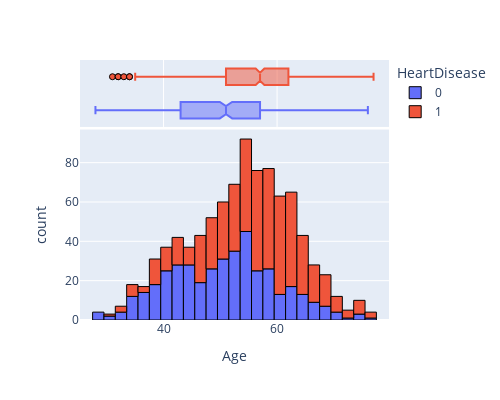
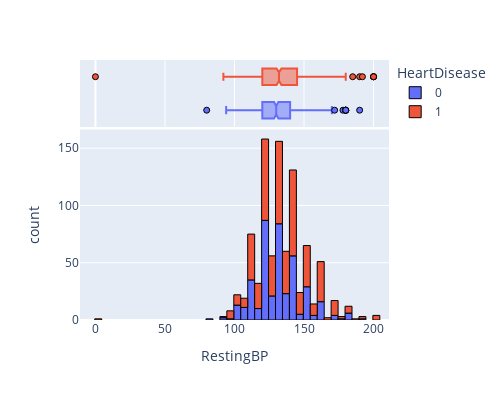
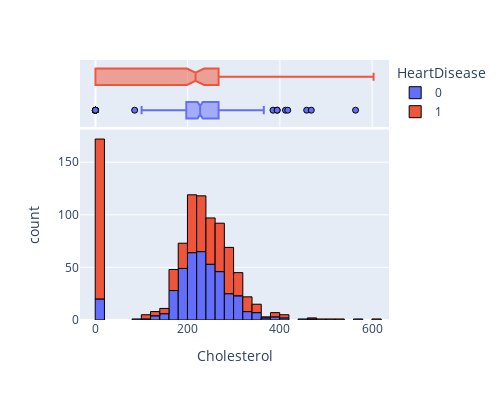
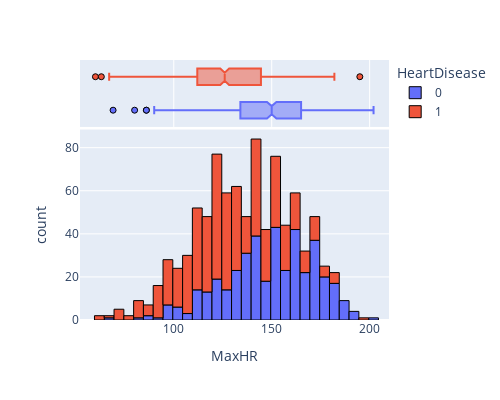

Notebook source saved alongside these figures, in order:
### Markdown cell above
More detail about numerical features are shown below :

### Code cell
for col in num_cols:
    num_plot(df, col)

### Figure 1 — Plotly figure (JSON) as saved in the notebook; plotly's stock layout.template omitted (floating-point values rounded to 4 significant figures; data arrays with more than 128 entries replaced by an {"elided": "..."} marker saying what was removed)
{"data": [{"alignmentgroup": "True", "bingroup": "x", "hovertemplate": "HeartDisease=0<br>Age=%{x}<br>count=%{y}<extra></extra>", "legendgroup": "0", "marker": {"color": "#636efa", "line": {"color": "black", "width": 1}, "pattern": {"shape": ""}}, "name": "0", "offsetgroup": "0", "orientation": "v", "showlegend": true, "type": "histogram", "x": {"elided": "410 int values"}, "xaxis": "x", "yaxis": "y"}, {"alignmentgroup": "True", "hovertemplate": "HeartDisease=0<br>Age=%{x}<extra></extra>", "legendgroup": "0", "marker": {"color": "#636efa", "line": {"color": "black", "width": 1}}, "name": "0", "notched": true, "offsetgroup": "0", "showlegend": false, "type": "box", "x": {"elided": "410 int values"}, "xaxis": "x2", "yaxis": "y2"}, {"alignmentgroup": "True", "bingroup": "x", "hovertemplate": "HeartDisease=1<br>Age=%{x}<br>count=%{y}<extra></extra>", "legendgroup": "1", "marker": {"color": "#EF553B", "line": {"color": "black", "width": 1}, "pattern": {"shape": ""}}, "name": "1", "offsetgroup": "1", "orientation": "v", "showlegend": true, "type": "histogram", "x": {"elided": "508 int values"}, "xaxis": "x", "yaxis": "y"}, {"alignmentgroup": "True", "hovertemplate": "HeartDisease=1<br>Age=%{x}<extra></extra>", "legendgroup": "1", "marker": {"color": "#EF553B", "line": {"color": "black", "width": 1}}, "name": "1", "notched": true, "offsetgroup": "1", "showlegend": false, "type": "box", "x": {"elided": "508 int values"}, "xaxis": "x2", "yaxis": "y2"}], "layout": {"barmode": "relative", "height": 400, "legend": {"title": {"text": "HeartDisease"}, "tracegroupgap": 0}, "margin": {"t": 60}, "showlegend": true, "width": 500, "xaxis": {"anchor": "y", "domain": [0, 1], "title": {"text": "Age"}}, "xaxis2": {"anchor": "y2", "domain": [0, 1], "matches": "x", "showgrid": true, "showticklabels": false}, "yaxis": {"anchor": "x", "domain": [0, 0.7326], "title": {"text": "count"}}, "yaxis2": {"anchor": "x2", "domain": [0.7426, 1], "matches": "y2", "showgrid": false, "showline": false, "showticklabels": false, "ticks": ""}}}

### Figure 2 — Plotly figure (JSON) as saved in the notebook; plotly's stock layout.template omitted (floating-point values rounded to 4 significant figures; data arrays with more than 128 entries replaced by an {"elided": "..."} marker saying what was removed)
{"data": [{"alignmentgroup": "True", "bingroup": "x", "hovertemplate": "HeartDisease=0<br>RestingBP=%{x}<br>count=%{y}<extra></extra>", "legendgroup": "0", "marker": {"color": "#636efa", "line": {"color": "black", "width": 1}, "pattern": {"shape": ""}}, "name": "0", "offsetgroup": "0", "orientation": "v", "showlegend": true, "type": "histogram", "x": {"elided": "410 int values"}, "xaxis": "x", "yaxis": "y"}, {"alignmentgroup": "True", "hovertemplate": "HeartDisease=0<br>RestingBP=%{x}<extra></extra>", "legendgroup": "0", "marker": {"color": "#636efa", "line": {"color": "black", "width": 1}}, "name": "0", "notched": true, "offsetgroup": "0", "showlegend": false, "type": "box", "x": {"elided": "410 int values"}, "xaxis": "x2", "yaxis": "y2"}, {"alignmentgroup": "True", "bingroup": "x", "hovertemplate": "HeartDisease=1<br>RestingBP=%{x}<br>count=%{y}<extra></extra>", "legendgroup": "1", "marker": {"color": "#EF553B", "line": {"color": "black", "width": 1}, "pattern": {"shape": ""}}, "name": "1", "offsetgroup": "1", "orientation": "v", "showlegend": true, "type": "histogram", "x": {"elided": "508 int values"}, "xaxis": "x", "yaxis": "y"}, {"alignmentgroup": "True", "hovertemplate": "HeartDisease=1<br>RestingBP=%{x}<extra></extra>", "legendgroup": "1", "marker": {"color": "#EF553B", "line": {"color": "black", "width": 1}}, "name": "1", "notched": true, "offsetgroup": "1", "showlegend": false, "type": "box", "x": {"elided": "508 int values"}, "xaxis": "x2", "yaxis": "y2"}], "layout": {"barmode": "relative", "height": 400, "legend": {"title": {"text": "HeartDisease"}, "tracegroupgap": 0}, "margin": {"t": 60}, "showlegend": true, "width": 500, "xaxis": {"anchor": "y", "domain": [0, 1], "title": {"text": "RestingBP"}}, "xaxis2": {"anchor": "y2", "domain": [0, 1], "matches": "x", "showgrid": true, "showticklabels": false}, "yaxis": {"anchor": "x", "domain": [0, 0.7326], "title": {"text": "count"}}, "yaxis2": {"anchor": "x2", "domain": [0.7426, 1], "matches": "y2", "showgrid": false, "showline": false, "showticklabels": false, "ticks": ""}}}

### Figure 3 — Plotly figure (JSON) as saved in the notebook; plotly's stock layout.template omitted (floating-point values rounded to 4 significant figures; data arrays with more than 128 entries replaced by an {"elided": "..."} marker saying what was removed)
{"data": [{"alignmentgroup": "True", "bingroup": "x", "hovertemplate": "HeartDisease=0<br>Cholesterol=%{x}<br>count=%{y}<extra></extra>", "legendgroup": "0", "marker": {"color": "#636efa", "line": {"color": "black", "width": 1}, "pattern": {"shape": ""}}, "name": "0", "offsetgroup": "0", "orientation": "v", "showlegend": true, "type": "histogram", "x": {"elided": "410 int values"}, "xaxis": "x", "yaxis": "y"}, {"alignmentgroup": "True", "hovertemplate": "HeartDisease=0<br>Cholesterol=%{x}<extra></extra>", "legendgroup": "0", "marker": {"color": "#636efa", "line": {"color": "black", "width": 1}}, "name": "0", "notched": true, "offsetgroup": "0", "showlegend": false, "type": "box", "x": {"elided": "410 int values"}, "xaxis": "x2", "yaxis": "y2"}, {"alignmentgroup": "True", "bingroup": "x", "hovertemplate": "HeartDisease=1<br>Cholesterol=%{x}<br>count=%{y}<extra></extra>", "legendgroup": "1", "marker": {"color": "#EF553B", "line": {"color": "black", "width": 1}, "pattern": {"shape": ""}}, "name": "1", "offsetgroup": "1", "orientation": "v", "showlegend": true, "type": "histogram", "x": {"elided": "508 int values"}, "xaxis": "x", "yaxis": "y"}, {"alignmentgroup": "True", "hovertemplate": "HeartDisease=1<br>Cholesterol=%{x}<extra></extra>", "legendgroup": "1", "marker": {"color": "#EF553B", "line": {"color": "black", "width": 1}}, "name": "1", "notched": true, "offsetgroup": "1", "showlegend": false, "type": "box", "x": {"elided": "508 int values"}, "xaxis": "x2", "yaxis": "y2"}], "layout": {"barmode": "relative", "height": 400, "legend": {"title": {"text": "HeartDisease"}, "tracegroupgap": 0}, "margin": {"t": 60}, "showlegend": true, "width": 500, "xaxis": {"anchor": "y", "domain": [0, 1], "title": {"text": "Cholesterol"}}, "xaxis2": {"anchor": "y2", "domain": [0, 1], "matches": "x", "showgrid": true, "showticklabels": false}, "yaxis": {"anchor": "x", "domain": [0, 0.7326], "title": {"text": "count"}}, "yaxis2": {"anchor": "x2", "domain": [0.7426, 1], "matches": "y2", "showgrid": false, "showline": false, "showticklabels": false, "ticks": ""}}}

### Figure 4 — Plotly figure (JSON) as saved in the notebook; plotly's stock layout.template omitted (floating-point values rounded to 4 significant figures; data arrays with more than 128 entries replaced by an {"elided": "..."} marker saying what was removed)
{"data": [{"alignmentgroup": "True", "bingroup": "x", "hovertemplate": "HeartDisease=0<br>MaxHR=%{x}<br>count=%{y}<extra></extra>", "legendgroup": "0", "marker": {"color": "#636efa", "line": {"color": "black", "width": 1}, "pattern": {"shape": ""}}, "name": "0", "offsetgroup": "0", "orientation": "v", "showlegend": true, "type": "histogram", "x": {"elided": "410 int values"}, "xaxis": "x", "yaxis": "y"}, {"alignmentgroup": "True", "hovertemplate": "HeartDisease=0<br>MaxHR=%{x}<extra></extra>", "legendgroup": "0", "marker": {"color": "#636efa", "line": {"color": "black", "width": 1}}, "name": "0", "notched": true, "offsetgroup": "0", "showlegend": false, "type": "box", "x": {"elided": "410 int values"}, "xaxis": "x2", "yaxis": "y2"}, {"alignmentgroup": "True", "bingroup": "x", "hovertemplate": "HeartDisease=1<br>MaxHR=%{x}<br>count=%{y}<extra></extra>", "legendgroup": "1", "marker": {"color": "#EF553B", "line": {"color": "black", "width": 1}, "pattern": {"shape": ""}}, "name": "1", "offsetgroup": "1", "orientation": "v", "showlegend": true, "type": "histogram", "x": {"elided": "508 int values"}, "xaxis": "x", "yaxis": "y"}, {"alignmentgroup": "True", "hovertemplate": "HeartDisease=1<br>MaxHR=%{x}<extra></extra>", "legendgroup": "1", "marker": {"color": "#EF553B", "line": {"color": "black", "width": 1}}, "name": "1", "notched": true, "offsetgroup": "1", "showlegend": false, "type": "box", "x": {"elided": "508 int values"}, "xaxis": "x2", "yaxis": "y2"}], "layout": {"barmode": "relative", "height": 400, "legend": {"title": {"text": "HeartDisease"}, "tracegroupgap": 0}, "margin": {"t": 60}, "showlegend": true, "width": 500, "xaxis": {"anchor": "y", "domain": [0, 1], "title": {"text": "MaxHR"}}, "xaxis2": {"anchor": "y2", "domain": [0, 1], "matches": "x", "showgrid": true, "showticklabels": false}, "yaxis": {"anchor": "x", "domain": [0, 0.7326], "title": {"text": "count"}}, "yaxis2": {"anchor": "x2", "domain": [0.7426, 1], "matches": "y2", "showgrid": false, "showline": false, "showticklabels": false, "ticks": ""}}}
